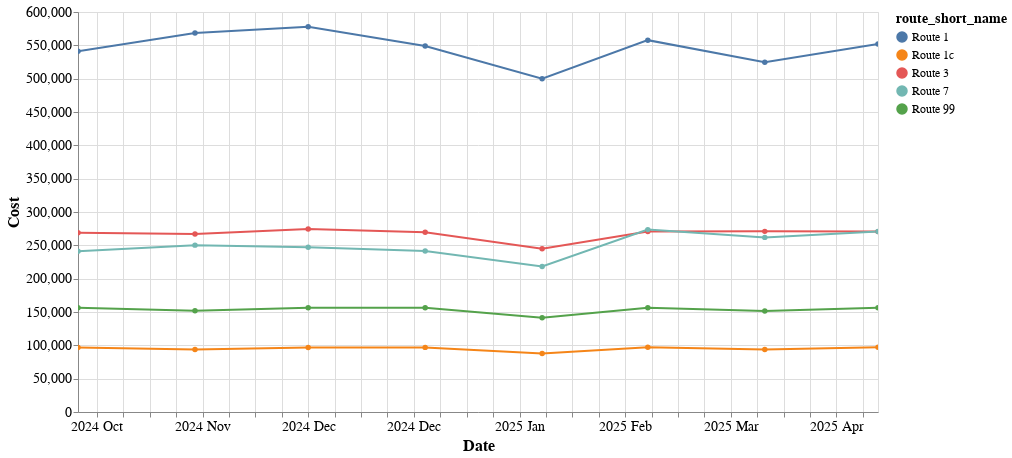

The cell this chart's notebook holds for it:
### Markdown cell above
## Cost Trend by Route

### Code cell
trend_chart(monthly, 'cost')

### Figure 1 — Vega-Lite specification as saved in the notebook (floating-point values rounded to 4 significant figures)
{"config": {"view": {"continuousWidth": 300, "continuousHeight": 300}, "axis": {"labelFontSize": 14, "titleFontSize": 16}}, "data": {"name": "data-b44980a7ff3a00b93ef2fcd985f30b3b"}, "mark": {"type": "line", "point": true}, "encoding": {"color": {"field": "route_short_name", "legend": {"labelFontSize": 12, "symbolLimit": 0, "titleFontSize": 14}, "type": "nominal"}, "opacity": {"condition": [{"param": "param_3", "value": 1}], "value": 0.2}, "tooltip": [{"field": "route_short_name", "type": "nominal"}, {"field": "cost", "format": ",", "type": "quantitative"}, {"field": "cost", "format": ",", "type": "quantitative"}, {"field": "date", "type": "temporal"}, {"field": "route_long_name", "type": "nominal"}], "x": {"axis": {"format": "%Y %b"}, "field": "date", "title": "Date", "type": "temporal"}, "y": {"field": "cost", "title": "Cost", "type": "quantitative"}}, "height": 400, "params": [{"name": "param_4", "select": {"type": "interval", "encodings": ["x", "y"]}, "bind": "scales"}, {"name": "param_3", "select": {"type": "point", "fields": ["route_short_name"]}, "bind": "legend"}], "width": 800, "$schema": "https://vega.github.io/schema/vega-lite/v5.20.1.json", "datasets": {"data-b44980a7ff3a00b93ef2fcd985f30b3b": [{"route_short_name": "Route 1", "trip_month": 1, "trip_year": 2025, "ridership": 16236, "revenue": 280500.0, "cost": 548900.0, "date": "2025-01-01T00:00:00", "route_long_name": "Fresno/Bekersfield - Los Angeles- SantaAna - Oceanside- San Diego", "net_cost": 268500.0}, {"route_short_name": "Route 1", "trip_month": 2, "trip_year": 2025, "ridership": 14637, "revenue": 245400.0, "cost": 500000.0, "date": "2025-02-01T00:00:00", "route_long_name": "Fresno/Bekersfield - Los Angeles- SantaAna - Oceanside- San Diego", "net_cost": 254600.0}, {"route_short_name": "Route 1", "trip_month": 3, "trip_year": 2025, "ridership": 18533, "revenue": 301100.0, "cost": 557800.0, "date": "2025-03-01T00:00:00", "route_long_name": "Fresno/Bekersfield - Los Angeles- SantaAna - Oceanside- San Diego", "net_cost": 256700.0}, {"route_short_name": "Route 1", "trip_month": 4, "trip_year": 2025, "ridership": 17770, "revenue": 290500.0, "cost": 524700.0, "date": "2025-04-01T00:00:00", "route_long_name": "Fresno/Bekersfield - Los Angeles- SantaAna - Oceanside- San Diego", "net_cost": 234200.0}, {"route_short_name": "Route 1", "trip_month": 5, "trip_year": 2025, "ridership": 18446, "revenue": 318200.0, "cost": 552200.0, "date": "2025-05-01T00:00:00", "route_long_name": "Fresno/Bekersfield - Los Angeles- SantaAna - Oceanside- San Diego", "net_cost": 233900.0}, {"route_short_name": "Route 1", "trip_month": 10, "trip_year": 2024, "ridership": 17681, "revenue": 287400.0, "cost": 541300.0, "date": "2024-10-01T00:00:00", "route_long_name": "Fresno/Bekersfield - Los Angeles- SantaAna - Oceanside- San Diego", "net_cost": 253900.0}, {"route_short_name": "Route 1", "trip_month": 11, "trip_year": 2024, "ridership": 20125, "revenue": 355800.0, "cost": 568400.0, "date": "2024-11-01T00:00:00", "route_long_name": "Fresno/Bekersfield - Los Angeles- SantaAna - Oceanside- San Diego", "net_cost": 212600.0}, {"route_short_name": "Route 1", "trip_month": 12, "trip_year": 2024, "ridership": 21684, "revenue": 394500.0, "cost": 577800.0, "date": "2024-12-01T00:00:00", "route_long_name": "Fresno/Bekersfield - Los Angeles- SantaAna - Oceanside- San Diego", "net_cost": 183300.0}, {"route_short_name": "Route 1c", "trip_month": 1, "trip_year": 2025, "ridership": 2465, "revenue": 32860.0, "cost": 96930.0, "date": "2025-01-01T00:00:00", "route_long_name": "Bakersfield to Los Angeles/Santa Monica", "net_cost": 64060.0}, {"route_short_name": "Route 1c", "trip_month": 2, "trip_year": 2025, "ridership": 2263, "revenue": 29810.0, "cost": 87750.0, "date": "2025-02-01T00:00:00", "route_long_name": "Bakersfield to Los Angeles/Santa Monica", "net_cost": 57940.0}, {"route_short_name": "Route 1c", "trip_month": 3, "trip_year": 2025, "ridership": 2868, "revenue": 36430.0, "cost": 97080.0, "date": "2025-03-01T00:00:00", "route_long_name": "Bakersfield to Los Angeles/Santa Monica", "net_cost": 60660.0}, {"route_short_name": "Route 1c", "trip_month": 4, "trip_year": 2025, "ridership": 2831, "revenue": 35750.0, "cost": 93910.0, "date": "2025-04-01T00:00:00", "route_long_name": "Bakersfield to Los Angeles/Santa Monica", "net_cost": 58170.0}, {"route_short_name": "Route 1c", "trip_month": 5, "trip_year": 2025, "ridership": 2958, "revenue": 38200.0, "cost": 97050.0, "date": "2025-05-01T00:00:00", "route_long_name": "Bakersfield to Los Angeles/Santa Monica", "net_cost": 58850.0}, {"route_short_name": "Route 1c", "trip_month": 10, "trip_year": 2024, "ridership": 2607, "revenue": 32380.0, "cost": 96880.0, "date": "2024-10-01T00:00:00", "route_long_name": "Bakersfield to Los Angeles/Santa Monica", "net_cost": 64500.0}, {"route_short_name": "Route 1c", "trip_month": 11, "trip_year": 2024, "ridership": 3280, "revenue": 45040.0, "cost": 93640.0, "date": "2024-11-01T00:00:00", "route_long_name": "Bakersfield to Los Angeles/Santa Monica", "net_cost": 48590.0}, {"route_short_name": "Route 1c", "trip_month": 12, "trip_year": 2024, "ridership": 3333, "revenue": 46510.0, "cost": 96610.0, "date": "2024-12-01T00:00:00", "route_long_name": "Bakersfield to Los Angeles/Santa Monica", "net_cost": 50090.0}, {"route_short_name": "Route 3", "trip_month": 1, "trip_year": 2025, "ridership": 12430, "revenue": 101200.0, "cost": 269600.0, "date": "2025-01-01T00:00:00", "route_long_name": "Redding Sacramento Stockton", "net_cost": 168400.0}, {"route_short_name": "Route 3", "trip_month": 2, "trip_year": 2025, "ridership": 11825, "revenue": 96310.0, "cost": 244900.0, "date": "2025-02-01T00:00:00", "route_long_name": "Redding Sacramento Stockton", "net_cost": 148600.0}, {"route_short_name": "Route 3", "trip_month": 3, "trip_year": 2025, "ridership": 14328, "revenue": 114100.0, "cost": 270800.0, "date": "2025-03-01T00:00:00", "route_long_name": "Redding Sacramento Stockton", "net_cost": 156700.0}, {"route_short_name": "Route 3", "trip_month": 4, "trip_year": 2025, "ridership": 14032, "revenue": 112500.0, "cost": 270900.0, "date": "2025-04-01T00:00:00", "route_long_name": "Redding Sacramento Stockton", "net_cost": 158500.0}, {"route_short_name": "Route 3", "trip_month": 5, "trip_year": 2025, "ridership": 14564, "revenue": 117000.0, "cost": 270600.0, "date": "2025-05-01T00:00:00", "route_long_name": "Redding Sacramento Stockton", "net_cost": 153600.0}, {"route_short_name": "Route 3", "trip_month": 10, "trip_year": 2024, "ridership": 13587, "revenue": 108400.0, "cost": 268800.0, "date": "2024-10-01T00:00:00", "route_long_name": "Redding Sacramento Stockton", "net_cost": 160400.0}, {"route_short_name": "Route 3", "trip_month": 11, "trip_year": 2024, "ridership": 15167, "revenue": 132300.0, "cost": 266900.0, "date": "2024-11-01T00:00:00", "route_long_name": "Redding Sacramento Stockton", "net_cost": 134600.0}, {"route_short_name": "Route 3", "trip_month": 12, "trip_year": 2024, "ridership": 14964, "revenue": 133300.0, "cost": 274600.0, "date": "2024-12-01T00:00:00", "route_long_name": "Redding Sacramento Stockton", "net_cost": 141300.0}, {"route_short_name": "Route 7", "trip_month": 1, "trip_year": 2025, "ridership": 3419, "revenue": 68360.0, "cost": 241600.0, "date": "2025-01-01T00:00:00", "route_long_name": "Martinez-Napa-Santa Rosa-Arcata", "net_cost": 173200.0}, {"route_short_name": "Route 7", "trip_month": 2, "trip_year": 2025, "ridership": 2987, "revenue": 55640.0, "cost": 218200.0, "date": "2025-02-01T00:00:00", "route_long_name": "Martinez-Napa-Santa Rosa-Arcata", "net_cost": 162600.0}, {"route_short_name": "Route 7", "trip_month": 3, "trip_year": 2025, "ridership": 3779, "revenue": 72880.0, "cost": 273600.0, "date": "2025-03-01T00:00:00", "route_long_name": "Martinez-Napa-Santa Rosa-Arcata", "net_cost": 200700.0}, {"route_short_name": "Route 7", "trip_month": 4, "trip_year": 2025, "ridership": 3573, "revenue": 63770.0, "cost": 261900.0, "date": "2025-04-01T00:00:00", "route_long_name": "Martinez-Napa-Santa Rosa-Arcata", "net_cost": 198200.0}, {"route_short_name": "Route 7", "trip_month": 5, "trip_year": 2025, "ridership": 3733, "revenue": 71340.0, "cost": 270700.0, "date": "2025-05-01T00:00:00", "route_long_name": "Martinez-Napa-Santa Rosa-Arcata", "net_cost": 199300.0}, {"route_short_name": "Route 7", "trip_month": 10, "trip_year": 2024, "ridership": 3945, "revenue": 73900.0, "cost": 241300.0, "date": "2024-10-01T00:00:00", "route_long_name": "Martinez-Napa-Santa Rosa-Arcata", "net_cost": 167400.0}, {"route_short_name": "Route 7", "trip_month": 11, "trip_year": 2024, "ridership": 4388, "revenue": 94270.0, "cost": 250300.0, "date": "2024-11-01T00:00:00", "route_long_name": "Martinez-Napa-Santa Rosa-Arcata", "net_cost": 156000.0}, {"route_short_name": "Route 7", "trip_month": 12, "trip_year": 2024, "ridership": 4549, "revenue": 102500.0, "cost": 247100.0, "date": "2024-12-01T00:00:00", "route_long_name": "Martinez-Napa-Santa Rosa-Arcata", "net_cost": 144600.0}, {"route_short_name": "Route 99", "trip_month": 1, "trip_year": 2025, "ridership": 13204, "revenue": 116500.0, "cost": 156400.0, "date": "2025-01-01T00:00:00", "route_long_name": "Oakland-Emeryville-San Francisco", "net_cost": 39940.0}, {"route_short_name": "Route 99", "trip_month": 2, "trip_year": 2025, "ridership": 13617, "revenue": 120000.0, "cost": 141300.0, "date": "2025-02-01T00:00:00", "route_long_name": "Oakland-Emeryville-San Francisco", "net_cost": 21320.0}, {"route_short_name": "Route 99", "trip_month": 3, "trip_year": 2025, "ridership": 16128, "revenue": 124500.0, "cost": 156400.0, "date": "2025-03-01T00:00:00", "route_long_name": "Oakland-Emeryville-San Francisco", "net_cost": 31900.0}, {"route_short_name": "Route 99", "trip_month": 4, "trip_year": 2025, "ridership": 16465, "revenue": 127300.0, "cost": 151400.0, "date": "2025-04-01T00:00:00", "route_long_name": "Oakland-Emeryville-San Francisco", "net_cost": 24080.0}, {"route_short_name": "Route 99", "trip_month": 5, "trip_year": 2025, "ridership": 17587, "revenue": 128400.0, "cost": 156400.0, "date": "2025-05-01T00:00:00", "route_long_name": "Oakland-Emeryville-San Francisco", "net_cost": 27990.0}, {"route_short_name": "Route 99", "trip_month": 10, "trip_year": 2024, "ridership": 16090, "revenue": 132400.0, "cost": 156400.0, "date": "2024-10-01T00:00:00", "route_long_name": "Oakland-Emeryville-San Francisco", "net_cost": 24030.0}, {"route_short_name": "Route 99", "trip_month": 11, "trip_year": 2024, "ridership": 14434, "revenue": 119400.0, "cost": 151900.0, "date": "2024-11-01T00:00:00", "route_long_name": "Oakland-Emeryville-San Francisco", "net_cost": 32440.0}, {"route_short_name": "Route 99", "trip_month": 12, "trip_year": 2024, "ridership": 15951, "revenue": 129700.0, "cost": 156400.0, "date": "2024-12-01T00:00:00", "route_long_name": "Oakland-Emeryville-San Francisco", "net_cost": 26630.0}]}}
